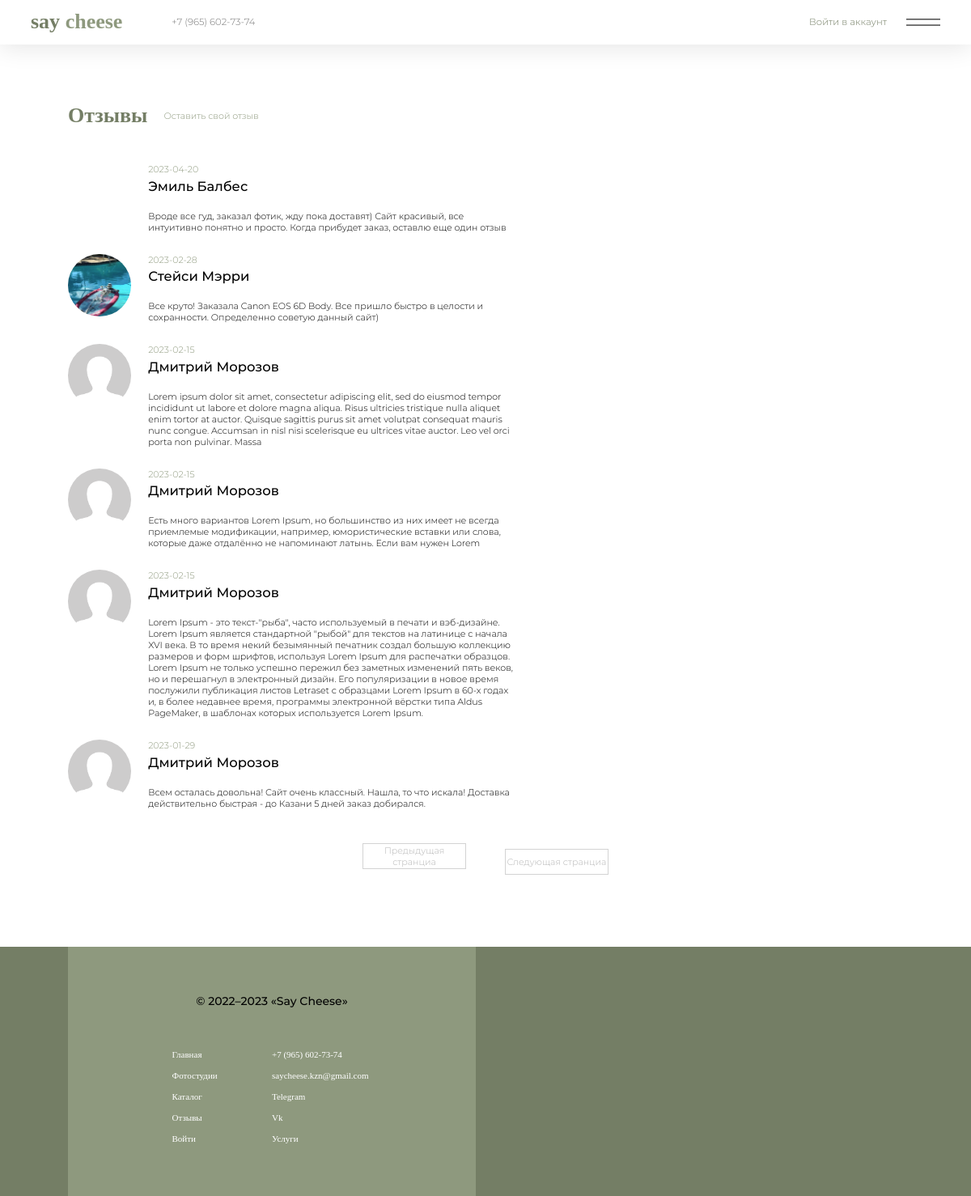
Screenshot of /pages/client/reviews/reviews.php with the database file from the repository.
### tables this page shows
CREATE TABLE `review` (
  `id` int(11) NOT NULL,
  `id_user` int(11) NOT NULL,
  `text` varchar(1000) NOT NULL,
  `date` date NOT NULL DEFAULT current_timestamp()
);

CREATE TABLE `client` (
  `id` int(11) NOT NULL,
  `id_user` int(11) NOT NULL,
  `name` varchar(200) NOT NULL,
  `surname` varchar(200) NOT NULL,
  `avatar` varchar(500) DEFAULT NULL
);

### app/include/querys.php (called while the page is built, shortened)
<?php
	require 'connection.php';
	function Select($table, $params = [],  $limit = 0, $offset = 0, $desc = 0, $asc = 0)
	{
		global $connection;
		$sql = "SELECT * FROM $table";
		$query = $connection->prepare($sql);
		$query->execute();
		$result = $query->fetchAll();
		return $result;
	}
	function SelectReviewsAndClients($table1, $table2, $table3, $limit = 0, $offset = 0){
		global $connection;
		$sql = "SELECT t1.*, t3.name, t3.surname, t3.avatar FROM $table1 AS t1 JOIN $table2 AS t2 ON t1.id_user = t2.id JOIN $table3 AS t3 ON t2.id = t3.id_user ORDER BY t1.id DESC";
		if($limit !== 0){
			$sql = $sql . " LIMIT $limit";
		}
		$query = $connection->prepare($sql);
		$query->execute();
		$result = $query->fetchAll();
		return $result;
	}
?>

### app/controllers/client/reviews.php (called while the page is built, shortened)
<?php
	$page = (isset($_GET['page'])) ? $_GET['page'] : 1;
	$limit = 12;
	$offset = $limit * ($page - 1);
	$max_page = ceil(count(Select("review")) / $limit);
	$reviews = SelectReviewsAndClients("review", "user", "client", $limit, $offset);
?>

### pages/client/reviews/reviews.php (the view, shortened to what this page needs)
<?php
require '../../../app/include/querys.php';
require '../../../app/controllers/client/reviews.php';
?>
<!DOCTYPE html>
<html lang="ru">
<head>
	<link rel="stylesheet" href="/saycheese/assets/styles/client/reviews/reviews.css">
</head>
<body>
	<?php require '../../include/nav.php' ?>
	<main class="reviews-content">
		<div class="reviews-wrapper">
			<div class="reviews-headline-block">
				<h1 class="reviews-headline">Отзывы</h1>
				<?php if(isset($_COOKIE['user_login'])): ?>
					<p class="btn-open-add-review">Оставить свой отзыв</p>
				<?php else: ?>
					<p class="no-login">Оставить свой отзыв</p>
				<?php endif; ?>
			</div>
			<div class="reviews-list-block">
				<div class="reviews-list-items">
					<?php for ($i = 0; $i < count($reviews); $i++) : ?>
						<div class="review-item">
							<?php if ($reviews[$i]['avatar'] == "") : ?>
								<div class="review-author-avatar" style="background-image: url(/saycheese/assets/images/avatars/no_avatar.png);"></div>
							<?php else : ?>
								<div class="review-author-avatar" style="background-image: url(/saycheese/assets/images/avatars/<?= $reviews[$i]['avatar'] ?>);"></div>
							<?php endif; ?>
							<div class="review-info-block">
								<div class="review-date-block">
									<p class="review-date"><?= $reviews[$i]['date'] ?></p>
								</div>
								<div class="review-author-fullname-block">
									<p class="review-author-fullname"><?= $reviews[$i]['name'] . " " . $reviews[$i]['surname'] ?></p>
								</div>
								<div class="review-text-block">
									<p class="review-text"><?= $reviews[$i]['text'] ?></p>
								</div>
							</div>
						</div>
					<?php endfor; ?>
				</div>
			</div>
			<div class="pagination-block">
				<div class="btn_pages_block">
					<?php if ($page == 1) : ?>
						<a href="?page=<?= $page - 1 ?>"><button disabled class="btn-edit-page prev-page">Предыдущая странциа</button></a>
					<?php else : ?>
						<a href="?page=<?= $page - 1 ?>"><button class="btn-edit-page prev-page">Предыдущая странциа</button></a>
					<?php endif; ?>
					<?php if ($page == $max_page) : ?>
						<a href="?page=<?= $page + 1 ?>"><button disabled class="btn-edit-page next-page">Следующая странциа</button></a>
					<?php else : ?>
						<a href="?page=<?= $page + 1 ?>"><button class="btn-edit-page next-page">Следующая странциа</button></a>
					<?php endif; ?>
				</div>
			</div>
		</div>
	</main>
	<?php require '../../include/footer.php' ?>
</body>
</html>

### assets/styles/client/reviews/reviews.css (style rules this page uses)
* { overflow-x: hidden; }
.reviews-content { width: 100vw; padding-bottom: calc(1vh + 1vw * 4); }
.reviews-wrapper { width: 86%; margin: 0 auto; }
.reviews-headline-block { width: 50%; display: flex; justify-content: flex-start; margin-top: calc(1vh + 1vw * 10); }
.reviews-headline { font-family: 'Montserrat-Black'; color: #747E65; font-size: calc(1vh + 1vw * 1.5); margin: auto 0; }
.no-login { margin: auto calc(1vh + 1vw * 1); font-family: 'Montserrat-Light'; color: #8E997E; font-size: calc(1vh + 1vw * .25); cursor: pointer; }
.reviews-list-block { width: 100%; display: flex; margin-top: calc(1vh + 1vw * 3); }
.reviews-list-items { width: 60%; position: relative; display: flex; flex-wrap: wrap; }
.review-item { width: calc(1vh + 1vw * 50); margin-bottom: calc(1vh + 1vw * 1.5); margin-right: calc(1vh + 1vw * 5); display: flex; justify-content: space-between; flex-wrap: nowrap; }
.review-author-avatar { width: calc(1vh + 1vw * 5.8); height: calc(1vh + 1vw * 5.8); background-size: cover; background-position: center; border-radius: 50%; }
.review-info-block { width: 82%; }
.review-date-block { width: 100%; height: calc(1vh + 1vw * .8); }
.review-date { font-family: 'Montserrat-Light'; color: #8E997E; font-size: calc(1vh + 1vw * .25); }
.review-author-fullname-block { width: 100%; height: calc(1vh + 1vw * 1.5); }
.review-author-fullname { font-family: 'Montserrat-Medium'; color: #000; font-size: calc(1vh + 1vw * .7); }
.review-text-block { width: 100%; }
.review-text { font-family: 'Montserrat-Light'; color: #000; font-size: calc(1vh + 1vw * .25); word-wrap: break-word; padding-top: calc(1vh + 1vw * .5); }
.pagination-block { width: 100%; margin: 0 auto; height: calc(1vh + 1vw * 8); display: flex; justify-content: space-evenly; margin-top: calc(1vh + 1vw * -2); overflow-y: hidden; }
.btn_pages_block { margin: auto; padding: calc(1vh + 1vw * 1); }
.btn-edit-page { width: calc(1vh + 1vw * 10); height: calc(1vh + 1vw * 2); outline: 0; border: 1px solid lightgray; cursor: pointer; transition: all .3s ease-in-out; font-family: 'Montserrat-Light'; font-size: calc(1vh + 1vw * .25); background-color: #fff; transition: all .2s ease-in-out; }
.btn-edit-page[disabled] { cursor:no-drop; }
.next-page { margin-left: calc(1vh + 1vw * 3); }

### assets/styles/import/basic.css (style rules this page uses)
* { margin: 0; padding: 0; box-sizing: border-box; }
a { text-decoration: none; color: inherit; }

### rows the page displays
review: date "2023-04-20", client.name "Эмиль", client.surname "Балбес", text "Вроде все гуд, заказал фотик, жду пока доставят) Сайт красивый, все интуитивно понятно и просто. Когда прибудет заказ, оставлю еще один отзыв"
review: client.avatar (picture), date "2023-02-28", client.name "Стейси", client.surname "Мэрри", text "Все круто! Заказала Canon EOS 6D Body. Все пришло быстро в целости и сохранности. Определенно советую данный сайт)"
review: date "2023-02-15", client.name "Дмитрий", client.surname "Морозов", text "Lorem ipsum dolor sit amet, consectetur adipiscing elit, sed do eiusmod tempor incididunt ut labore et dolore magna aliqua. Risus ultricies tristique nulla aliquet enim tortor at auctor. Quisque sagittis purus sit amet volutpat consequat mauris nunc congue. Accumsan in nisl nisi scelerisque eu ultrices vitae auctor. Leo vel orci porta non pulvinar. Massa"
review: date "2023-02-15", client.name "Дмитрий", client.surname "Морозов", text "Есть много вариантов Lorem Ipsum, но большинство из них имеет не всегда приемлемые модификации, например, юмористические вставки или слова, которые даже отдалённо не напоминают латынь. Если вам нужен Lorem"
review: date "2023-02-15", client.name "Дмитрий", client.surname "Морозов", text "Lorem Ipsum - это текст-\"рыба\", часто используемый в печати и вэб-дизайне. Lorem Ipsum является стандартной \"рыбой\" для текстов на латинице с начала XVI века. В то время некий безымянный печатник создал большую коллекцию размеров и форм шрифтов, используя Lorem Ipsum для распечатки образцов. Lorem Ipsum не только успешно пережил без заметных изменений пять веков, но и перешагнул в электронный дизайн. Его популяризации в новое время послужили публикация листов Letraset с образцами Lorem Ipsum в 60-х годах и, в более недавнее время, программы электронной вёрстки типа Aldus PageMaker, в шаблонах которых используется Lorem Ipsum."
review: date "2023-01-29", client.name "Дмитрий", client.surname "Морозов", text "Всем осталась довольна! Сайт очень классный. Нашла, то что искала! Доставка действительно быстрая - до Казани 5 дней заказ добирался."
